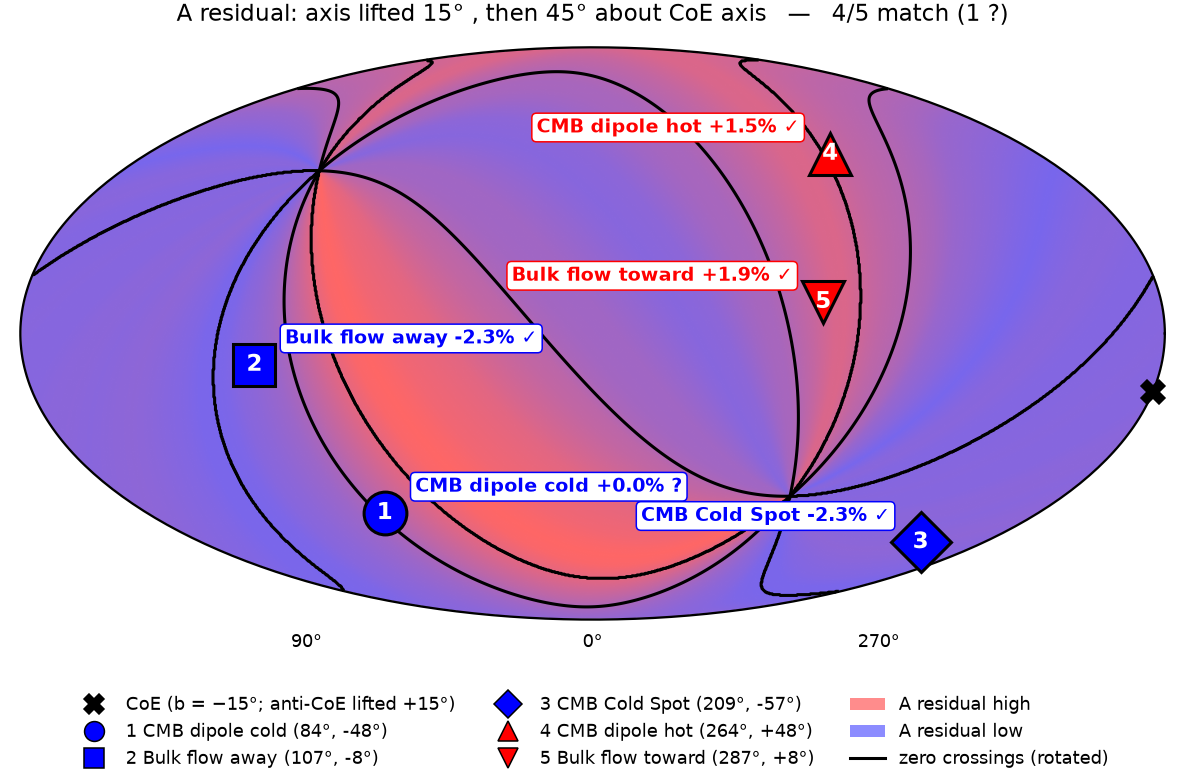

Reproduce this figure in Python.
# AUTO-WRAP generator for sky_mapA_al_remade.png
"""sky_mapA_al_remade.png -- generating script (placed beside the PNG per the every-PNG-has-its-.py rule).

Provenance: per sky.SOURCE.txt: /tmp r45c.py then manual crop to map A axes (crop step not scripted)
Embedded source: /tmp/scr/l50/r45c.py  (verbatim below, unmodified)
Run:  python3 sky_mapA_al_remade.py   -> writes sky_mapA_al_remade_regen.png beside this file (the original PNG is never overwritten).
The embedded code runs with cwd = /tmp/scr/l50 so its input files resolve; any other files it
tries to write are diverted to a scratch dir.
"""
import os, sys, builtins, tempfile
HERE = os.path.dirname(os.path.abspath(__file__))
OUT = os.path.join(HERE, 'sky_mapA_al_remade' + '_regen.png')
SRC_CWD = '/tmp/scr/l50'
MATCH = ['overlay_lift15_r45_bluered.png']       # basename(s) the source saves this figure under
SCRATCH = tempfile.mkdtemp(prefix='regen_sky_mapA_al_remade_')
import matplotlib; matplotlib.use('Agg')
import matplotlib.figure as _mf
_orig_open = builtins.open
def _divert(p):
    p = os.fspath(p)
    if os.path.abspath(p) == OUT: return p
    return os.path.join(SCRATCH, os.path.basename(p))
def _open(file, mode='r', *a, **k):
    if isinstance(file, (str, bytes, os.PathLike)) and any(c in mode for c in 'wax+'):
        file = _divert(file)
    return _orig_open(file, mode, *a, **k)
builtins.open = _open
_orig_save = _mf.Figure.savefig
def _savefig(self, fname, *a, **k):
    if isinstance(fname, (str, os.PathLike)):
        b = os.path.basename(os.fspath(fname))
        fname = OUT if b in MATCH else os.path.join(SCRATCH, b)
    return _orig_save(self, fname, *a, **k)
_mf.Figure.savefig = _savefig
try:
    from PIL import Image as _I
    _ois = _I.Image.save
    def _isave(self, fp, *a, **k):
        if isinstance(fp, (str, os.PathLike)):
            b = os.path.basename(os.fspath(fp)); fp = OUT if (b in MATCH or os.path.abspath(os.fspath(fp)) == OUT) else os.path.join(SCRATCH, b)
        return _ois(self, fp, *a, **k)
    _I.Image.save = _isave
except Exception: pass
os.chdir(SRC_CWD); sys.path.insert(0, SRC_CWD)
sys.argv = ['/tmp/scr/l50/r45c.py'] + []

SOURCE = 'import json,numpy as np,matplotlib;matplotlib.use(\'Agg\');import matplotlib.pyplot as plt\nfrom matplotlib.lines import Line2D\nexec(open(\'/tmp/spots.py\').read());MM=json.load(open(\'/tmp/M25.json\'))\nZ={\'A\':[22,99,262,310],\'B\':[14,104,266,321]}\nTILT,ROLL=-15.0,45.0\ndef vec(l,b):l,b=np.radians(l),np.radians(b);return np.stack([np.cos(b)*np.cos(l),np.cos(b)*np.sin(l),np.sin(b)],-1)\ndef rot(ax,a):\n  ax=ax/np.linalg.norm(ax);a=np.radians(a);K=np.array([[0,-ax[2],ax[1]],[ax[2],0,-ax[0]],[-ax[1],ax[0],0]])\n  return np.eye(3)+np.sin(a)*K+(1-np.cos(a))*K@K\nR1=rot(np.array([0,1.,0]),TILT)           # CoE (180,0) -> b=+15\ncoe=R1@vec(180,0);R=rot(coe,ROLL)@R1      # +80 right-handed about CoE axis\ndef lm(l,b):m=vec(l,b)@R;return np.degrees(np.arctan2(m[...,1],m[...,0]))%360   # model-frame l\ndef moll(l,b):\n  lam=np.radians(((np.asarray(l,float)+180)%360)-180);b=np.radians(np.asarray(b,float));th=b.copy()\n  for _ in range(60):th=th-(2*th+np.sin(2*th)-np.pi*np.sin(b))/(2+2*np.cos(2*th)+1e-12)\n  return -2*np.sqrt(2)/np.pi*lam*np.cos(th),np.sqrt(2)*np.sin(th)\n# inverse mollweide grid\nX,Y=np.meshgrid(np.linspace(-2*np.sqrt(2),2*np.sqrt(2),1400),np.linspace(-np.sqrt(2),np.sqrt(2),700))\nok=(X/(2*np.sqrt(2)))**2+(Y/np.sqrt(2))**2<=1\nth=np.arcsin(np.clip(Y/np.sqrt(2),-1,1));B=np.degrees(np.arcsin(np.clip((2*th+np.sin(2*th))/np.pi,-1,1)))\nL=np.degrees(-np.pi*X/(2*np.sqrt(2)*np.cos(th)+1e-12))%360\nLM=lm(L,B);rows=[]\nfig,axs=plt.subplots(2,1,figsize=(15,15),facecolor=\'white\')\nfor ax,K in zip(axs,\'AB\'):\n  v=np.interp(LM,MM[\'l\'],MM[K],period=360);gm=np.abs(v[ok]).max()\n  img=np.ones(X.shape+(4,));img[...,3]=0\n  f=np.clip((v/gm+1)/2,0,1)\n  img[...,0]=f;img[...,1]=0;img[...,2]=1-f;img[...,3]=np.where(ok,.6,0)\n  ax.imshow(img,extent=(X.min(),X.max(),Y.min(),Y.max()),origin=\'lower\',interpolation=\'bilinear\')\n  for z in Z[K]:\n    d=(LM-z+180)%360-180;ax.contour(X,Y,np.where(ok,d,np.nan),[0],colors=\'k\',linewidths=2)\n  t=np.linspace(0,2*np.pi,400);ax.plot(2*np.sqrt(2)*np.cos(t),np.sqrt(2)*np.sin(t),\'k\',lw=1.5)\n  for lg in (0,90,270):ax.text(moll(lg,0)[0],-1.55,f\'{lg}°\',ha=\'center\',fontsize=12)\n  for nm_,(cl,cb),mk in [(\'CoE\',(180,0),\'X\')]:\n    c=R1@vec(cl,cb);c2=np.degrees([np.arctan2(c[1],c[0])%(2*np.pi),np.arcsin(c[2])]);xs,ys=moll(*c2);ax.plot(xs,ys,\'kX\',ms=16)\n  MK=[\'o\',\'s\',\'D\',\'^\',\'v\',\'p\',\'h\'];h=[Line2D([],[],ls=\'\',marker=\'X\',color=\'k\',ms=13,label=\'CoE (b = −15°; anti-CoE lifted +15°)\')];sc=0\n  for i,(nm,sl,sb,c) in enumerate(SPOTS[K]):\n    val=float(np.interp(lm(sl,sb),MM[\'l\'],MM[K],period=360));okk=(val>0)==(c==\'hot\');sc+=okk\n    rows.append((K,nm,sl,sb,round(float(lm(sl,sb)),1),round(val,2),okk))\n    xs,ys=moll(sl,sb);xs,ys=float(xs),float(ys)\n    ax.plot(xs,ys,MK[i],ms=28,mfc=CC[c],mec=\'k\',mew=2,zorder=7);ax.text(xs,ys,str(i+1),ha=\'center\',va=\'center\',color=\'white\',fontsize=15,fontweight=\'bold\',zorder=8)\n    ax.annotate(f"{nm} {val:+.1f}% {\'✓\' if okk else (\'?\' if abs(val)<0.1 else \'✗\')}",(xs,ys),xytext=(-20,14) if xs>0 else (20,14),textcoords=\'offset points\',ha=\'right\' if xs>0 else \'left\',fontsize=12.5,fontweight=\'bold\',color=CC[c],zorder=9,bbox=dict(fc=\'white\',ec=CC[c],boxstyle=\'round,pad=.25\'))\n    h.append(Line2D([],[],ls=\'\',marker=MK[i],mfc=CC[c],mec=\'k\',ms=13,label=f\'{i+1} {nm} ({sl}°, {sb:+g}°)\'))\n  h+=[plt.Rectangle((0,0),1,1,fc=\'red\',alpha=.45,label=f\'{K} residual high\'),plt.Rectangle((0,0),1,1,fc=\'blue\',alpha=.45,label=f\'{K} residual low\'),Line2D([],[],color=\'k\',lw=2,label=\'zero crossings (rotated)\')]\n  ax.legend(handles=h,loc=\'upper center\',bbox_to_anchor=(.5,-.02),ncol=3,fontsize=11.5,frameon=False)\n  ax.set_title(f\'{K} residual: axis lifted 15° , then 45° about CoE axis   —   {sc}/{len(SPOTS[K])} match\'+(\' (1 ?)\' if K==\'A\' else \'\'),fontsize=15)\n  ax.set_aspect(\'equal\');ax.axis(\'off\');ax.set_xlim(-2.9,2.9);ax.set_ylim(-1.65,1.5)\nfig.suptitle(\'Galactic Mollweide, ℓ = 0 at centre, ℓ increases to the left; spots at published (ℓ, b)\',fontsize=13,y=.995)\nfig.tight_layout();fig.savefig(\'overlay_lift15_r45_bluered.png\',dpi=110,facecolor=\'white\')\nfor r in rows:print(r)\n'
exec(compile(SOURCE, '/tmp/scr/l50/r45c.py', 'exec'), {'__name__': '__main__', '__file__': '/tmp/scr/l50/r45c.py'})
print('wrote', OUT if os.path.exists(OUT) else '(no matching figure produced)')
